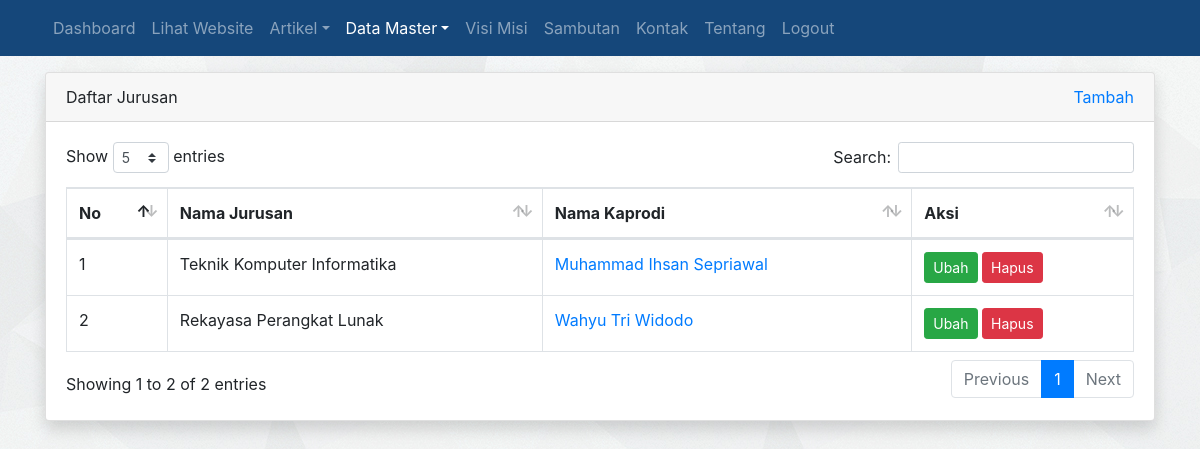
Screenshot of /admin/jurusan/index.php (signed in) with the database file from the repository.
### tables this page shows
CREATE TABLE `tbl_jurusan` (
  `id` int(11) NOT NULL,
  `nama_jurusan` varchar(30) DEFAULT NULL,
  `ka_prodi` int(11) DEFAULT NULL
);

CREATE TABLE `tbl_guru` (
  `id` int(11) NOT NULL,
  `nama` varchar(100) DEFAULT NULL,
  `nip` int(10) DEFAULT NULL,
  `jenis_kelamin` enum('L','P') DEFAULT NULL,
  `no_hp` varchar(12) DEFAULT NULL,
  `tempat_lahir` varchar(50) DEFAULT NULL,
  `tanggal_lahir` date DEFAULT NULL,
  `mata_pelajaran` varchar(50) DEFAULT NULL,
  `alamat` varchar(100) DEFAULT NULL,
  `foto` varchar(100) DEFAULT NULL
);

### admin/jurusan/index.php (the view, shortened to what this page needs)
<?php
require_once '../../koneksi.php';
$query = mysqli_query($koneksi, "SELECT tbl_jurusan.id AS id, tbl_jurusan.nama_jurusan, tbl_jurusan.ka_prodi, tbl_guru.nama, tbl_guru.id AS id_guru FROM tbl_jurusan LEFT JOIN tbl_guru on tbl_jurusan.ka_prodi = tbl_guru.id");
$no = 1;
?>
<!DOCTYPE html>
<html>
<head>
	<link rel="stylesheet" href="../../resources/datatables/datatables.min.css">
	<link rel="stylesheet" href="../../resources/css/bootstrap.min.css">
</head>
<body>
	<?php require_once '../navbar.php'; ?>
	<div class="container mt-3">
		<div class="row">
			<div class="col">
				<div class="card shadow">
					<div class="card-header">
						<div class="clearfix">
							<div class="float-left">
								Daftar Jurusan
							</div>
							<div class="float-right">
								<a href="tambah.php">Tambah</a>
							</div>
						</div>
					</div>
					<div class="card-body">
						<table id="table_id" class="dataTable table table-bordered">
						    <thead>
						        <tr>
						            <th>No</th>
						            <th>Nama Jurusan</th>
						            <th>Nama Kaprodi</th>
						            <th>Aksi</th>
						        </tr>
						    </thead>
						    <tbody>
						        <?php while($row = mysqli_fetch_assoc($query)) : ?>
						        	<tr>
						        		<td><?= $no++ ?></td>
						        		<td><?= $row['nama_jurusan'] ?></td>
						        		<td><a href="../guru/detail.php?id=<?= $row['id_guru'] ?>" target="_blank"><?= isset($row['nama']) ? $row['nama'] : '-' ?></a></td>
						        		<td>
						        			<a href="ubah.php?id=<?= $row['id'] ?>" class="btn btn-success btn-sm">Ubah</a>
											<a href="hapus.php?id=<?= $row['id'] ?>" class="btn btn-danger btn-sm" onclick="return confirm('apakah anda yakin?')">Hapus</a>
						        		</td>
						        	</tr>
								<?php endwhile; ?>
						    </tbody>
						</table>
					</div>
				</div>
			</div>
		</div>
	</div>
</body>
</html>

### resources/css/styles.css (style rules this page uses)
body { background-image: url('../images/bg_all.jpg'); }

### rows the page displays
tbl_jurusan: nama_jurusan "Teknik Komputer Informatika", ka_prodi.nama "Muhammad Ihsan Sepriawal"
tbl_jurusan: nama_jurusan "Rekayasa Perangkat Lunak", ka_prodi.nama "Wahyu Tri Widodo"
